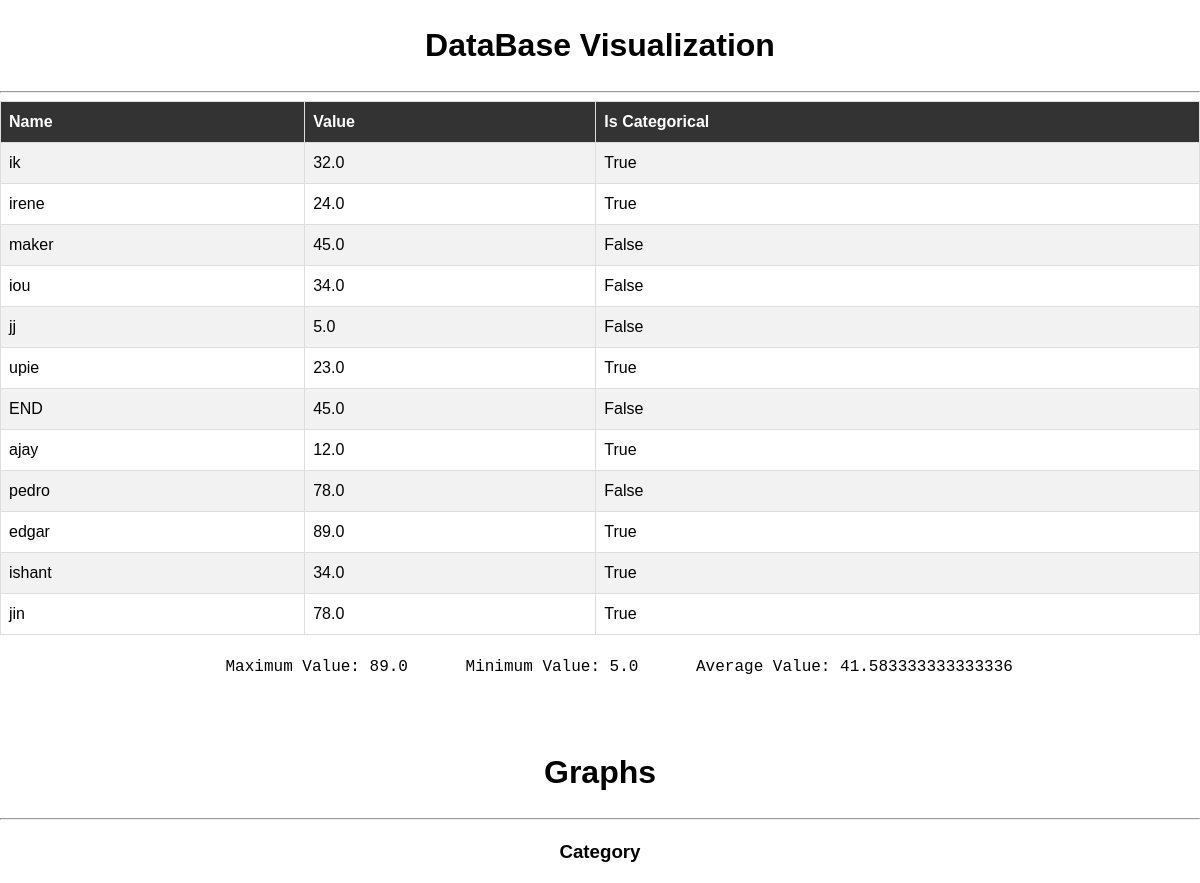
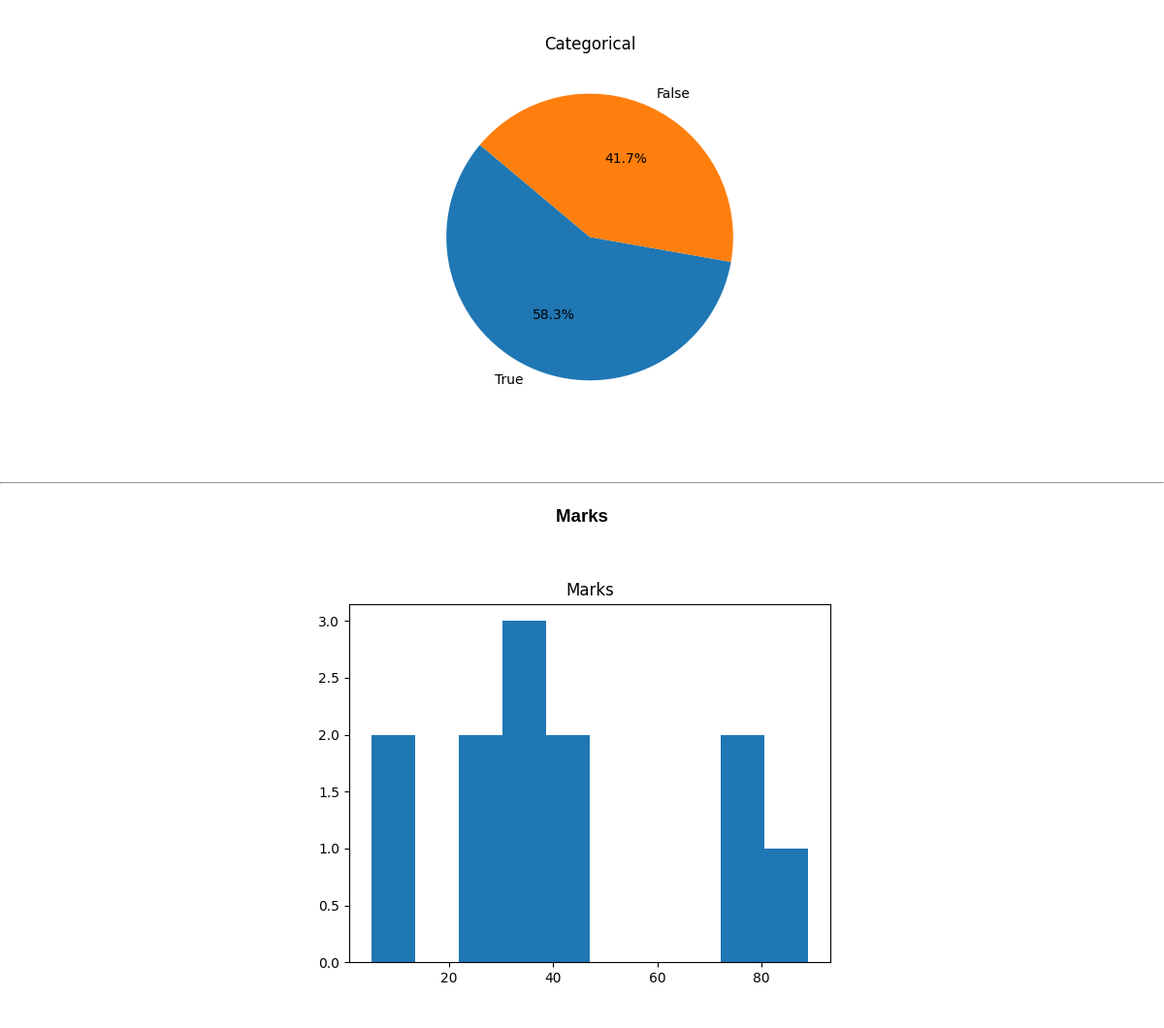
The page / on the database its author committed (2 pictures, top to bottom).
### Viewer/models.py (models this page shows)
class DataPoint(models.Model):
    name = models.CharField(max_length=100)
    value = models.FloatField()
    is_categorical = models.BooleanField(default=False)

### Viewer/views.py (the view)
# urls.py: path('', views.data_and_charts, name='task_list'),
def data_and_charts(request):
    data_points = DataPoint.objects.all()
    categorical_data = data_points.values_list('is_categorical' , flat=True)
    numerical_data = data_points.values_list('value', flat=True)
    max_value = max(numerical_data)
    min_value = min(numerical_data)
    avg_value = sum(numerical_data)/len(numerical_data)
    print(categorical_data)
    print(numerical_data)
    pie_charts = {}
    if categorical_data:
        true_count = sum(categorical_data)
        false_count = len(categorical_data) - true_count
        print("true"  , true_count)
        fig, ax = plt.subplots()
        data = [true_count, false_count]
        labels = ['True', 'False']
        ax.pie(data, labels=labels, autopct='%1.1f%%', startangle=140)
        ax.set_title(f'Categorical')
        img = io.BytesIO()
        plt.savefig(img, format='png')
        img.seek(0)
        pie_charts["Category"] = base64.b64encode(img.getvalue()).decode()
        plt.close()
    histograms = {}
    if numerical_data:
        fig, ax = plt.subplots()
        ax.hist(numerical_data, bins=10)
        ax.set_title(f'Marks')
        img = io.BytesIO()
        plt.savefig(img, format='png')
        img.seek(0)
        histograms["Marks"] = base64.b64encode(img.getvalue()).decode()
        plt.close()
    return render(request, 'base.html', {'pie_charts': pie_charts, 'histograms': histograms ,'data_points':data_points,'min_value':min_value , 'max_value':max_value ,'avg_value':avg_value})

### Viewer/templates/base.html (shortened to what this page needs)
<!DOCTYPE html>
<html>
<head>
    <link rel="stylesheet" type="text/css" href="static/styles.css">
</head>
<body>
    <h1>DataBase Visualization</h1>
    <hr>
    <div class="Table">
        <table>
            <tr>
                <th>Name</th>
                <th>Value</th>
                <th>Is Categorical</th>
            </tr>
            {% for data_point in data_points %}
                <tr>
                    <td>{{ data_point.name }}</td>
                    <td>{{ data_point.value }}</td>
                    <td>{{ data_point.is_categorical }}</td>
                </tr>
            {% endfor %}
        </table>
    </div>
    {% if max_value %}
    <pre>
    Maximum Value: {{ max_value }}      Minimum Value: {{ min_value }}      Average Value: {{ avg_value }}
    </pre>
    {% endif %}
    <h1>Graphs</h1>
    <hr>
    {% for key, chart_data in pie_charts.items %}
        <h3>{{ key }}</h3>
        <img alt="{{ key }}">
    {% endfor %}
    <hr>
    {% for key, chart_data in histograms.items %}
        <h3>{{ key }}</h3>
        <img alt="{{ key }}">
    {% endfor %}
</body>
</html>

### Viewer/static/styles.css (style rules this page uses)
* { text-align: center; margin-left: auto; margin-right: auto; }
table { width: 100%; border-collapse: collapse; margin-bottom: 20px; font-family: Arial, sans-serif; }
th, td { padding: 8px; text-align: left; border: 1px solid #ddd; }
th { background-color: #333; color: #fff; }
tr:nth-child(even) { background-color: #f2f2f2; }
th { position: sticky; top: 0; background-color: #333; color: #fff; }
body { font-family: 'Arial', sans-serif; font-size: 16px; line-height: 1.5; }

### rows shown on the page
DataPoint: name "ik", value "32.0", is_categorical "True"
DataPoint: name "irene", value "24.0", is_categorical "True"
DataPoint: name "maker", value "45.0", is_categorical "False"
DataPoint: name "iou", value "34.0", is_categorical "False"
DataPoint: name "jj", value "5.0", is_categorical "False"
DataPoint: name "upie", value "23.0", is_categorical "True"
DataPoint: name "END", value "45.0", is_categorical "False"
DataPoint: name "ajay", value "12.0", is_categorical "True"
DataPoint: name "pedro", value "78.0", is_categorical "False"
DataPoint: name "edgar", value "89.0", is_categorical "True"
DataPoint: name "ishant", value "34.0", is_categorical "True"
DataPoint: name "jin", value "78.0", is_categorical "True"

### other values the page prints
{{ max_value }} "89.0"
{{ min_value }} "5.0"
{{ avg_value }} "41.583333333333336"
{{ key }} "Category"
{{ key }} "Marks"
